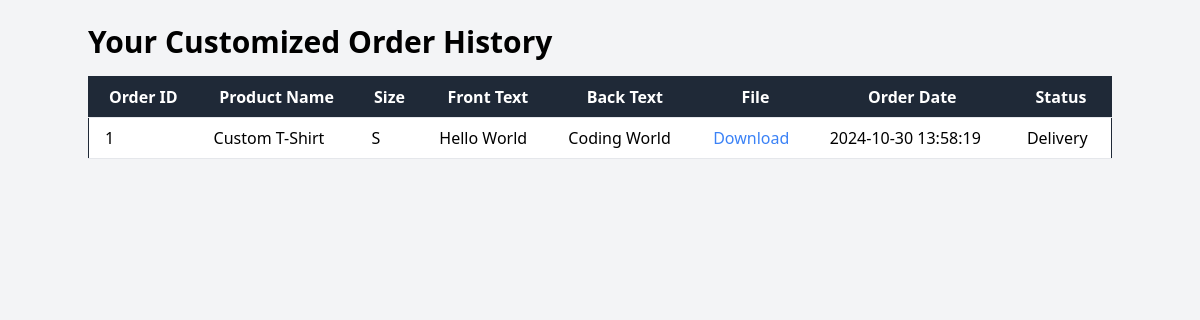
Page /customizedOrderHistory.php (signed in) on the committed database.
### tables this page shows
CREATE TABLE `customization_orders` (
  `id` int(11) NOT NULL,
  `user_id` int(11) NOT NULL,
  `product_name` varchar(255) NOT NULL,
  `size` enum('S','M','L','XL','XXL') NOT NULL,
  `customizations` longtext DEFAULT NULL CHECK (json_valid(`customizations`)),
  `front_text` varchar(255) DEFAULT NULL,
  `back_text` varchar(255) DEFAULT NULL,
  `order_date` timestamp NOT NULL DEFAULT current_timestamp(),
  `updated_at` timestamp NOT NULL DEFAULT current_timestamp() ON UPDATE current_timestamp(),
  `status` enum('Pending','Processing','Completed','Cancelled','Delivery') DEFAULT 'Pending',
  `file_path` varchar(512) DEFAULT NULL
);

### customizedOrderHistory.php (the view, shortened to what this page needs)
<?php
include 'db_connection.php';
$userId = $_SESSION['user_id'];
$query = "
    SELECT id, product_name, size, front_text, back_text, file_path, order_date, status
    FROM customization_orders
    WHERE user_id = ?
    ORDER BY order_date DESC
";
$stmt = $db->prepare($query);
$stmt->bind_param("i", $userId);
$stmt->execute();
$result = $stmt->get_result();
?>
<!DOCTYPE html>
<html lang="en">
<head>
    <link rel="stylesheet" href="https://cdn.jsdelivr.net/npm/tailwindcss@2.2.19/dist/tailwind.min.css">
</head>
<body class="bg-gray-100 p-6">
<div class="container mx-auto">
    <h2 class="text-3xl font-bold mb-4">Your Customized Order History</h2>
    <div class="overflow-x-auto">
        <table class="min-w-full bg-white border border-gray-800">
            <thead>
                <tr class="bg-gray-800 text-white">
                    <th class="px-4 py-2 border-b">Order ID</th>
                    <th class="px-4 py-2 border-b">Product Name</th>
                    <th class="px-4 py-2 border-b">Size</th>
                    <th class="px-4 py-2 border-b">Front Text</th>
                    <th class="px-4 py-2 border-b">Back Text</th>
                    <th class="px-4 py-2 border-b">File</th>
                    <th class="px-4 py-2 border-b">Order Date</th>
                    <th class="px-4 py-2 border-b">Status</th>
                </tr>
            </thead>
            <tbody>
                <?php if ($result->num_rows > 0) { ?>
                    <?php while ($row = $result->fetch_assoc()) { ?>
                        <tr class="hover:bg-gray-100">
                            <td class="px-4 py-2 border-b"><?php echo htmlspecialchars($row['id']); ?></td>
                            <td class="px-4 py-2 border-b"><?php echo htmlspecialchars($row['product_name']); ?></td>
                            <td class="px-4 py-2 border-b"><?php echo htmlspecialchars($row['size']); ?></td>
                            <td class="px-4 py-2 border-b"><?php echo htmlspecialchars($row['front_text']); ?></td>
                            <td class="px-4 py-2 border-b"><?php echo htmlspecialchars($row['back_text']); ?></td>
                            <td class="px-4 py-2 border-b">
                                <a href="<?php echo htmlspecialchars($row['file_path']); ?>" download class="text-blue-500 hover:underline">Download</a>
                            </td>
                            <td class="px-4 py-2 border-b"><?php echo htmlspecialchars($row['order_date']); ?></td>
                            <td class="px-4 py-2 border-b"><?php echo htmlspecialchars($row['status']); ?></td>
                        </tr>
                    <?php } ?>
                <?php } else { ?>
                    <tr>
                        <td colspan="8" class="px-4 py-2 border-b text-center">No customized orders found.</td>
                    </tr>
                <?php } ?>
            </tbody>
        </table>
    </div>
</div>
</body>
</html>

### rows in the picture
customization_orders: id "1", product_name "Custom T-Shirt", size "S", front_text "Hello World", back_text "Coding World", order_date "2024-10-30 13:58:19", status "Delivery"
